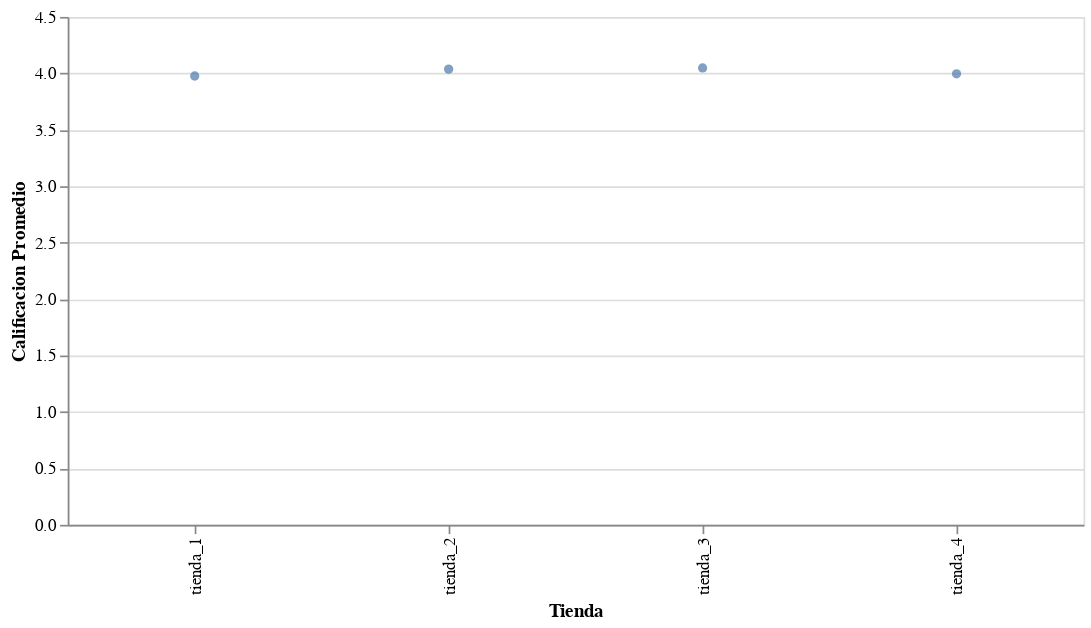

The code cell stored with this chart in its notebook:
### Code cell
import altair as alt

# Create a scatter plot using Altair
chart = alt.Chart(df_resultados).mark_circle().encode(
    # Set 'Tienda' on the x-axis
    x='Tienda',
    # Set 'Calificacion Promedio' on the y-axis
    y='Calificacion Promedio'
).properties(
    # Set the width and height of the chart
    width=600,
    height=300
)

# Display the chart
chart

### Figure 1 — Vega-Lite specification as saved in the notebook (floating-point values rounded to 4 significant figures)
{"config": {"view": {"continuousWidth": 300, "continuousHeight": 300}}, "data": {"name": "data-31986c9233dd276d87c573d73b51545d"}, "mark": {"type": "circle"}, "encoding": {"x": {"field": "Tienda", "type": "nominal"}, "y": {"field": "Calificacion Promedio", "type": "quantitative"}}, "height": 300, "width": 600, "$schema": "https://vega.github.io/schema/vega-lite/v5.20.1.json", "datasets": {"data-31986c9233dd276d87c573d73b51545d": [{"Tienda": "tienda_1", "Calificacion Promedio": 3.977}, {"Tienda": "tienda_2", "Calificacion Promedio": 4.037}, {"Tienda": "tienda_3", "Calificacion Promedio": 4.048}, {"Tienda": "tienda_4", "Calificacion Promedio": 3.996}]}}
